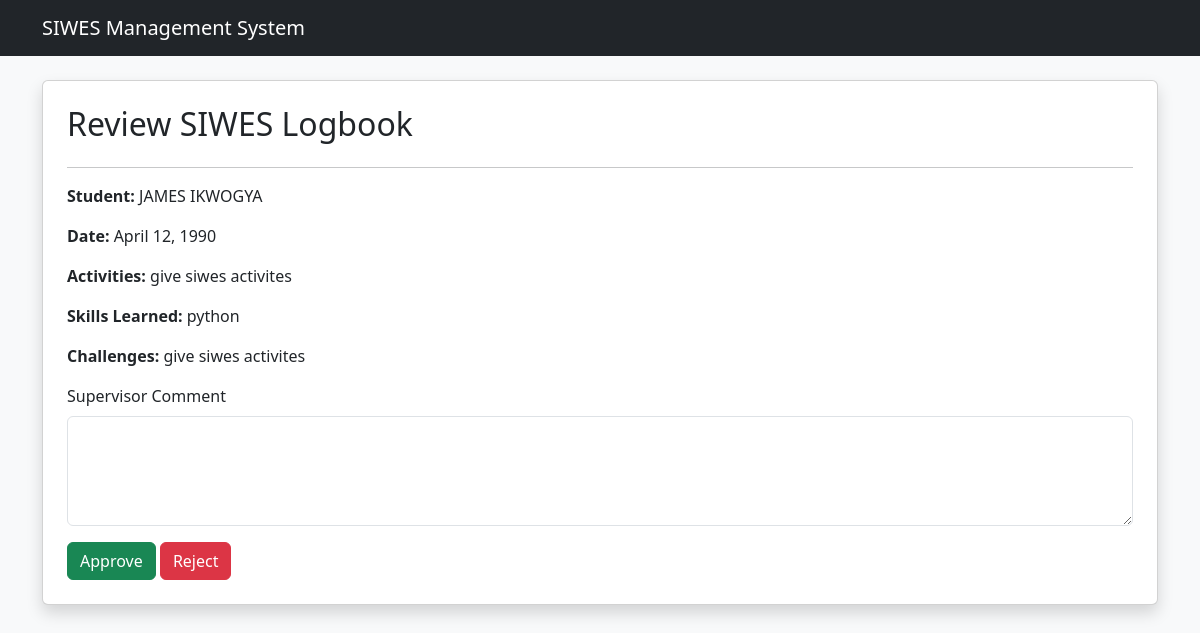
Before: /students/logbook/review/1/ with the older database file.
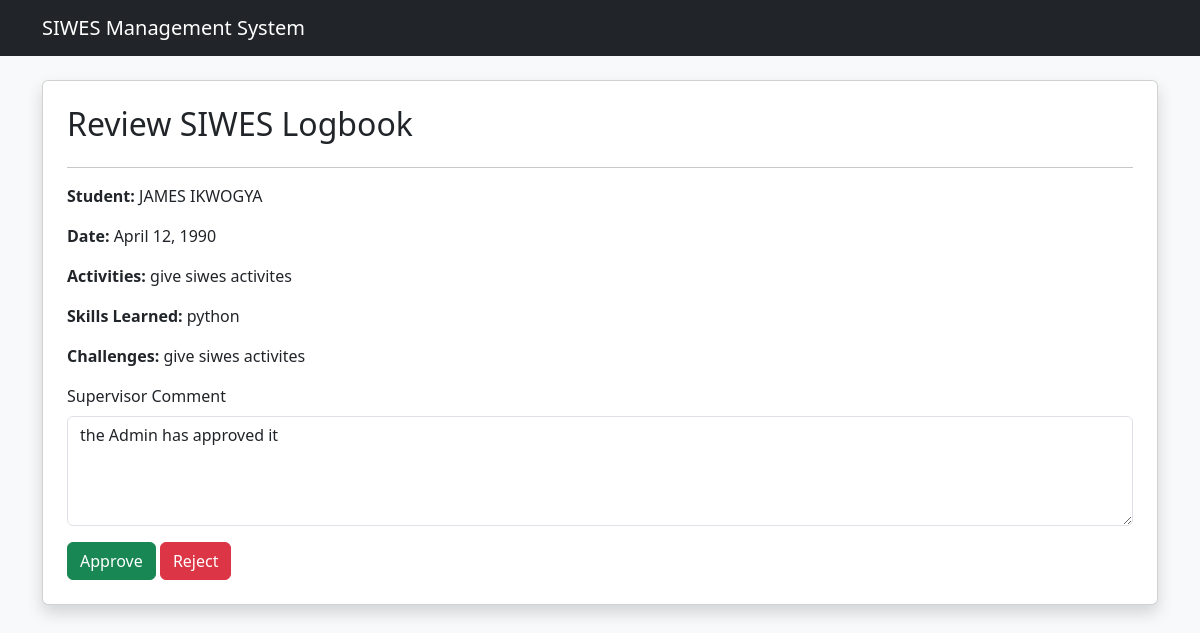
After: the same page with the newer database file.
### students/models.py (models this page shows, shortened)
class Logbook(models.Model):
    STATUS_CHOICES = [
        ('Pending', 'Pending'),
        ('Approved', 'Approved'),
        ('Rejected', 'Rejected'),
    ]
    student = models.ForeignKey(
        Student,
        on_delete=models.CASCADE
    )
    supervisor = models.ForeignKey(
        Supervisor,
        on_delete=models.SET_NULL,
        null=True,
        blank=True
    )
    date = models.DateField()
    activities = models.TextField()
    skills_learned = models.TextField(blank=True)
    challenges = models.TextField(blank=True)
    status = models.CharField(
        max_length=20,
        choices=STATUS_CHOICES,
        default='Pending'
    )
    supervisor_comment = models.TextField(blank=True)
    created_at = models.DateTimeField(auto_now_add=True)

class Student(models.Model):
    first_name = models.CharField(max_length=100)
    last_name = models.CharField(max_length=100)
    matric_number = models.CharField(
        max_length=30,
        unique=True
    )
    department = models.CharField(max_length=100)
    institution = models.CharField(max_length=150)
    email = models.EmailField(unique=True)
    phone = models.CharField(max_length=20)
    date_registered = models.DateTimeField(
        auto_now_add=True
    )
    def __str__(self):
        return f"{self.first_name} {self.last_name}"

### students/views.py (the view, shortened to what this page needs)
# urls.py: path('logbook/review/<int:id>/', views.logbook_review, name='logbook_review'),
def logbook_review(request, id):
    logbook = get_object_or_404(Logbook, id=id)
    return render(request, 'students/logbook_review.html', {
        'logbook': logbook
    })

### students/templates/students/logbook_review.html (shortened to what this page needs)
{% extends 'students/base.html' %}
{% block content %}
<div class="card shadow p-4">
    <h2>Review SIWES Logbook</h2>
    <hr>
    <p><strong>Student:</strong> {{ logbook.student }}</p>
    <p><strong>Date:</strong> {{ logbook.date }}</p>
    <p><strong>Activities:</strong> {{ logbook.activities }}</p>
    <p><strong>Skills Learned:</strong> {{ logbook.skills_learned }}</p>
    <p><strong>Challenges:</strong> {{ logbook.challenges }}</p>
    <form method="POST">
        <label class="form-label">Supervisor Comment</label>
        <textarea name="supervisor_comment"
                  class="form-control mb-3"
                  rows="4">{{ logbook.supervisor_comment }}</textarea>
        <button type="submit" name="status"
                value="Approved" class="btn btn-success">
            Approve
        </button>
        <button type="submit" name="status"
                value="Rejected" class="btn btn-danger">
            Reject
        </button>
    </form>
</div>
{% endblock %}

Changed rows visible on the page:
changed Logbook "give siwes activites": supervisor_comment (not shown) → "the Admin has approved it"
